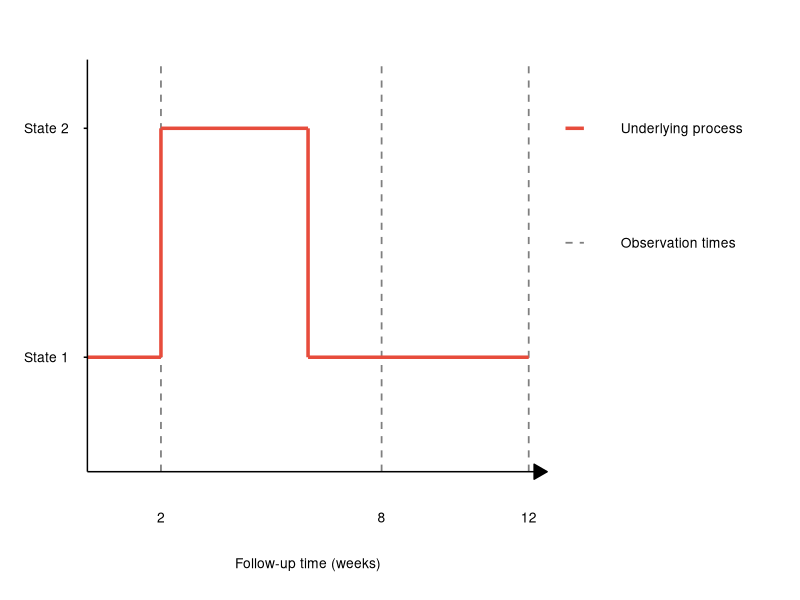

The R source for this figure:
## ---- chunk 1
library(ggplot2)

# Observation times (weeks)
obs_times <- c(2, 8, 12)

# State trajectory data
# Horizontal segments
trajectory_h <- data.frame(
  x_start = c(0, 2, 6),
  x_end = c(2, 6, 12),
  state = c(1, 2, 1)
)

# Vertical transitions
trajectory_v <- data.frame(
  x = c(2, 6),
  state_from = c(1, 2),
  state_to = c(2, 1)
)

# Underlying process (dashed line to the right)
underlying <- data.frame(
  x_start = 13,
  x_end = 13.5,
  state = 2
)

# Create the plot
ggplot() +
  # Add vertical dashed lines for observation times
  geom_segment(
    aes(x = obs_times, xend = obs_times, y = rep(0.5,3), yend = rep(2.3, 3)),
    linetype = "dashed",
    color = "gray50",
    linewidth = 0.6
  ) +

  # Add state trajectory - horizontal segments
  geom_segment(
    data = trajectory_h,
    aes(x = x_start, xend = x_end, y = state, yend = state),
    color = "#E74C3C",
    linewidth = 1.2
  ) +

  # Add state trajectory - vertical transitions
  geom_segment(
    data = trajectory_v,
    aes(x = x, xend = x, y = state_from, yend = state_to),
    color = "#E74C3C",
    linewidth = 1.2
  ) +

  # Add underlying process line
  geom_segment(
    aes(x = 13, xend = 13.5, y = 2, yend = 2),
    color = "#E74C3C",
    linewidth = 1.2
  ) +
  # Add obseration times line
  geom_segment(
    aes(x = 13, xend = 13.5, y = 1.5, yend = 1.5),
    color = "gray50",
    linewidth = 0.6,
    linetype = "dashed"
  ) +

  # Y-axis labels
  annotate("text", x = -0.5, y = 1, label = "State 1", hjust = 1, size = 3.5) +
  annotate("text", x = -0.5, y = 2, label = "State 2", hjust = 1, size = 3.5) +

  # X-axis time labels
  annotate(
    "text",
    x = obs_times,
    y = 0.3,
    label = as.character(obs_times),
    size = 3.5
  ) +
  annotate(
    "text",
    x = 6,
    y = 0.1,
    label = "Follow-up time (weeks)",
    size = 3.5
  ) +

  # Legend labels
  annotate(
    "text",
    x = 14.5,
    y = 2,
    label = "Underlying process",
    hjust = 0,
    size = 3.5
  ) +
  annotate(
    "text",
    x = 14.5,
    y = 1.5,
    label = "Observation times",
    hjust = 0,
    size = 3.5
  ) +

  # Set axis properties
  scale_x_continuous(
    name = NULL,
    breaks = NULL,
    limits = c(-2, 19),
    expand = c(0, 0)
  ) +
  scale_y_continuous(
    name = NULL,
    breaks = c(1, 2),
    limits = c(0, 2.5),
    expand = c(0, 0)
  ) +

  # Add axes with arrow for x-axis
  annotate(
    "segment",
    x = 0,
    xend = 12.5,
    y = 0.5,
    yend = 0.5,
    arrow = arrow(length = unit(0.15, "inches"), type = "closed"),
    linewidth = 0.5
  ) +
  annotate("segment", x = 0, xend = 0, y = 0.5, yend = 2.3, linewidth = 0.5) +

  # Add y-axis ticks
  annotate("segment", x = -0.1, xend = 0, y = 1, yend = 1, linewidth = 0.5) +
  annotate("segment", x = -0.1, xend = 0, y = 2, yend = 2, linewidth = 0.5) +

  # Theme settings
  theme_void() +
  theme(
    plot.margin = margin(10, 10, 10, 10),
    panel.background = element_rect(fill = "white", color = NA),
    plot.background = element_rect(fill = "white", color = NA)
  )

